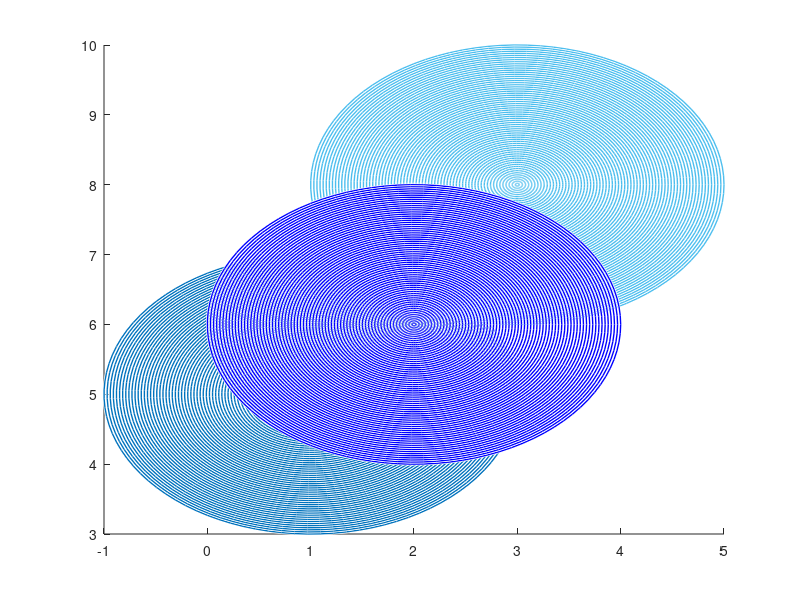

This chart was generated by the following MATLAB code:
function assignment_01_toolbox_v1

% Replication of Sainte-Victoire

%{
createRectangle(4, 4, 18, 18, 23, 40, 40, 23, 1, '#3B100E', true, false, 30);
createRectangle(16, 16, 24, 24, 10, 21, 21, 10, 1, '#3B100E', true, false, 30);
createRectangle(15, 15, 23, 23, 20, 35, 35, 20, 1, '#A2142F', true, false, 10);
createRectangle(0, 0, 10, 10, 0, 20, 20, 0, 1, '#A2142F', true, true, 15);
createRectangle(18, 18, 25, 25, -1, 13, 13, -1, 1, '#A2142F', true, false, 45);
createRectangle(2, 2, 12, 12, 15, 30, 30, 15, 1, '#FF0000', true, false, 45);
createRectangle(18, 18, 28, 28, 15, 30, 30, 15, 1, '#FF0000', true, false, 20);
createRectangle(21, 21, 27, 27, -10, 1, 1, -10, 1, '#FF0000', true, false, 15);
%}

% Variation of Sainte-Victoire
%{%}
createCircle(1, 5, 2, 1, '#0072BD', true);
createCircle(3, 8, 2, 1, '#4DBEEE', true);
createCircle(2, 6, 2, 1, '#0000FF', true);


fig = gcf;
print(fig,'assignment_01_toolbox_replication.svg','-dsvg');

end

% ~ CIRCLE ~ 
%{
    - x_value: center of x
    - y_value: center of y
    - radius: size of circle
    - stroke_width: size of stroke (does not matter if shape is filled)
    - stroke_color: color of stroke / fill
    - isFilled: determines if shape is filled or outlined
%}
function createCircle(x_value, y_value, radius, stroke_width, stroke_color, isFilled)

    if (isFilled)

        stroke_width = 1;
        new_radius = radius;

        while (new_radius >= 0)

            viscircles([x_value y_value], new_radius, 'LineWidth', stroke_width, 'Color', stroke_color);
            new_radius = new_radius - 0.03;                                                                                                                                                                                                                                                                                                                                                                                                                                                                                                                                                                                                                                                                                                                                                                                                                                                                                                                                                                                                                                                                                                                                                                                                                                                                                                                                                                                                                                                                                                                                                                                                                                                                                                                                                                                                                                                                                                                                                                                                                                                                                                                                                                                                                                                                                                                                                                                                                                                                                                                                                                                                                                                                                                                                                                                                                                                                                                                                                                                                                                                                                                                                                                                                                                                                                                                                                                                                                              

        end

    else

        viscircles([x_value y_value],radius,'LineWidth', stroke_width, 'Color',stroke_color);

    end

end

% ~ Ellipse ~ 
%{
    - xl: left x coordinate
    - yl: left y coordiante
    - xr: right x coordinate
    - yr: right y coordinate
    - howStretched: Determines how thin ellipse is (value between 0.01 and
        0.99) (the bigger the number, the more stretched it will be)
    - howSmooth: Determines how smooth ellipse is (the bigger the number,
        the smoother it will be)
    - stroke_width: size of stroke (does not matter if shape is filled)
    - stroke_color: color of stroke / fill
    - isFilled: determines if shape is filled or outlined

%}
function createEllipse(xl, yl, xr, yr, howStretched, howSmooth, stroke_width, stroke_color, isFilled)

% Ellipse math: https://www.mathworks.com/matlabcentral/answers/86615-how-to-plot-an-ellipse

    if (isFilled)

        stroke_width = 1;

        center_width = (xl + xr) / 2;
        center_height = (yl + yr) / 2;

        new_xl = xl;
        new_yl = yl;
        new_xr = xr;
        new_yr = yr;

        while (new_xr >= center_width || new_yr >= center_height)

            a = (1/2) * sqrt((new_xr - new_xl) ^ 2 + (new_yr - new_yl) ^ 2);
            b = a * sqrt(1-howStretched^2);
            t = linspace(0, 2 * pi, howSmooth); % Absolute angle parameter
            X = a * cos(t);
            Y = b * sin(t);
            % Compute angles relative to (x1, y1).
            angles = atan2(new_yr - new_yl, new_xr - new_xl);
            x = (new_xl + new_xr) / 2 + X * cos(angles) - Y * sin(angles);
            y = (new_yl + new_yr) / 2 + X * sin(angles) + Y * cos(angles);
        
            plot(x,y,'LineWidth', stroke_width, 'Color', stroke_color);

            hold on

            new_xl = new_xl - 0.1;
            new_yl = new_yl - 0.1;
            new_xr = new_xr - 0.1;
            new_yr = new_yr - 0.1;

        end

    else

        a = (1/2) * sqrt((xr - xl) ^ 2 + (yr - yl) ^ 2);
        b = a * sqrt(1-howStretched^2);
        t = linspace(0, 2 * pi, howSmooth); % Absolute angle parameter
        X = a * cos(t);
        Y = b * sin(t);
        % Compute angles relative to (x1, y1).
        angles = atan2(yr - yl, xr - xl);
        x = (xl + xr) / 2 + X * cos(angles) - Y * sin(angles);
        y = (yl + yr) / 2 + X * sin(angles) + Y * cos(angles);
    
        plot(x,y,'LineWidth', stroke_width, 'Color', stroke_color);

    end

end

% ~ RECTANGLE ~ 
%{
    - x_start: bottom left x coordinate
    - y_start: bottom left y coordinate
    - x_size: width
    - y_size: height
    - stroke_width: size of stroke (does not matter if shape is filled)
    - stroke_color: color of stroke / fill
    - isFilled: determines if shape is filled or outlined
    - isRotated: determines if shape is rotated
    - rot_angle: angle of rotation
%}
function createRectangle(x_bl, x_tl, x_tr, x_br, y_bl, y_tl, y_tr, y_br, stroke_width, stroke_color, isFilled, isRotated, rot_angle)
    
    if (isFilled)

        stroke_width = 1;

        center_width = (x_bl + x_br) / 2;
        center_height = (y_bl + y_tl) / 2;

        % centroid

        new_x_bl = x_bl;
        new_y_bl = y_bl;
        new_x_tr = x_tr;
        new_y_tr = y_tr;
        new_x_br = x_br;
        new_y_br = y_br;
        new_x_tl = x_tl;
        new_y_tl = y_tl;

        while (new_x_tr >= center_width || new_y_tr >= center_height)

            if (isRotated)

                plot(rotate(polyshape([new_x_bl new_x_tl new_x_tr new_x_br],[ new_y_bl new_y_tl new_y_tr new_y_br]), rot_angle),'LineWidth', stroke_width, 'EdgeColor', stroke_color, 'FaceColor', 'none');

            else

                plot(polyshape([new_x_bl new_x_tl new_x_tr new_x_br],[ new_y_bl new_y_tl new_y_tr new_y_br]), 'LineWidth', stroke_width, 'EdgeColor', stroke_color, 'FaceColor', 'none');
            
            end

            hold on

            new_x_bl = new_x_bl + 0.01;
            new_y_bl = new_y_bl + 0.01;
            new_x_tr = new_x_tr - 0.01;
            new_y_tr = new_y_tr - 0.01;
            new_x_br = new_x_br - 0.01;
            new_y_br = new_y_br + 0.01;
            new_x_tl = new_x_tl + 0.01;
            new_y_tl = new_y_tl - 0.01;                                                                                                                                                                                                                                                                                                                                                                                                                                                                                                                                                                                                                                                                                                                                                                                                                                                                                                                                                                                                                                                                                                                                                                                                                                                                                                                                                                                                                                                                                                                                                                                                                                                                                                                                                                                                                                                                                                                                                                                                                                                                                                                                                                                                                                                                                                                                                                                                                                                                                                                                                                                                                                                                                                                                                                                                                                                                                                                                                                                                                                                                                                                                                                                                                                                                                                                                                                                                                               

        end
    else
            if (isRotated)

                plot(rotate(polyshape([x_bl x_tl x_tr x_br],[ y_bl y_tl y_tr y_br]), rot_angle),'LineWidth', stroke_width, 'EdgeColor', stroke_color, 'FaceColor', 'none');

            else

                plot(polyshape([x_bl x_tl x_tr x_br],[ y_bl y_tl y_tr y_br]), 'LineWidth', stroke_width, 'EdgeColor', stroke_color, 'FaceColor', 'none');
            
            end
    end

end

% ~ POLYGON ~
%{
    - poly_shape: Matrix coordinates to make polygon (use polyshape:
        https://www.mathworks.com/help/matlab/ref/polyshape.html)
    - stroke_width: size of stroke (does not matter if shape is filled)
    - stroke_color: color of stroke / fill
    - isFilled: determines if shape is filled or outlined
%}
function createPolygon(poly_shape, stroke_width, stroke_color, isFilled)

%{
    if (isFilled)

        stroke_width = 1;

        while (new_radius >= 0)

            plot(poly_shape, 'LineWidth', stroke_width, 'EdgeColor', stroke_color); 

        end

    else

        plot(poly_shape, 'LineWidth', stroke_width, 'EdgeColor', stroke_color);

    end
%}    
    plot(poly_shape, 'LineWidth', stroke_width, 'EdgeColor', stroke_color);

end

% ~ STRAIGHT LINE ~ 
%{
    - x_start: x coordinate (start and end)
    - y_start: y coordinate (start and end)
    - stroke_width: size of stroke
    - stroke_color: color of stroke
%}
function createStraightLine(x_value, y_value, stroke_width, stroke_color)
    
    line(x_value, y_value, 'LineWidth', stroke_width, 'Color', stroke_color);

end
